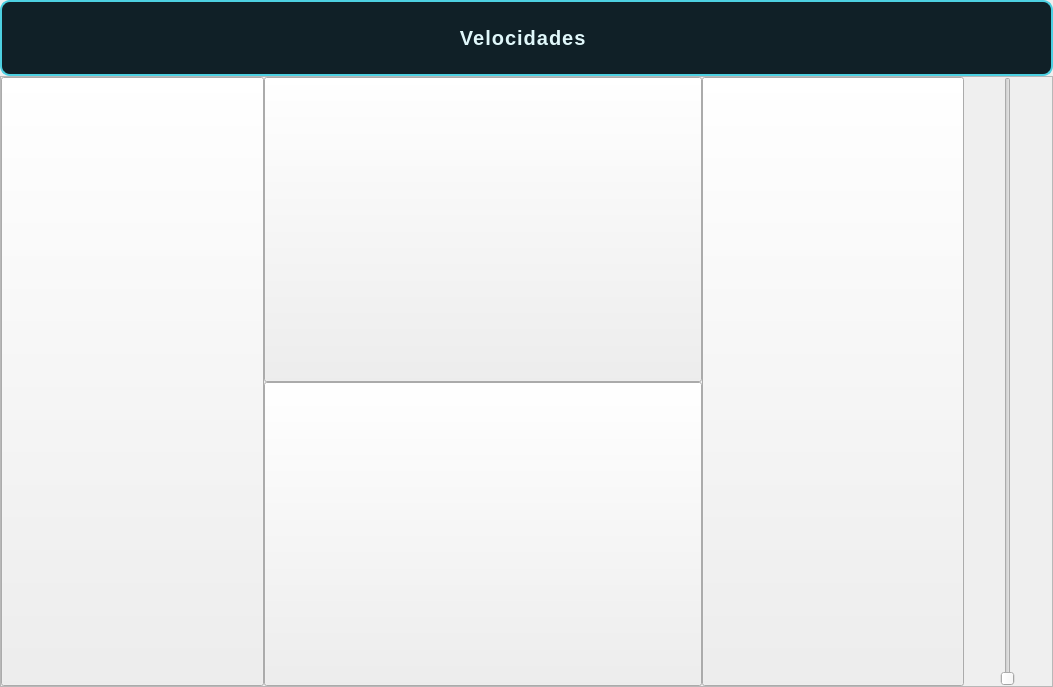
<?xml version="1.0" encoding="UTF-8"?>
<ui version="4.0">
 <class>Widget_principal</class>
 <widget class="QWidget" name="Widget_principal">
  <property name="geometry">
   <rect>
    <x>0</x>
    <y>0</y>
    <width>1053</width>
    <height>687</height>
   </rect>
  </property>
  <property name="windowTitle">
   <string>Form</string>
  </property>
  <layout class="QVBoxLayout" name="layout_principal_widget" stretch="1,8">
   <property name="spacing">
    <number>0</number>
   </property>
   <property name="leftMargin">
    <number>0</number>
   </property>
   <property name="topMargin">
    <number>0</number>
   </property>
   <property name="rightMargin">
    <number>0</number>
   </property>
   <property name="bottomMargin">
    <number>0</number>
   </property>
   <item>
    <widget class="QLabel" name="label_Widget_velocidad">
     <property name="styleSheet">
      <string notr="true">#label_Widget_velocidad {
    color: #e0f7fa;                /* Azul claro */
    background-color: #102027;     /* Azul muy oscuro */
    border: 2px solid #4dd0e1;     /* Cian brillante */
    border-radius: 10px;
    padding: 10px 15px;
    font-size: 20px;
    font-weight: bold;
    font-family: 'Segoe UI', 'Ubuntu', sans-serif;
    letter-spacing: 1px;
    qproperty-alignment: 'AlignCenter';
}</string>
     </property>
     <property name="text">
      <string>Velocidades </string>
     </property>
     <property name="alignment">
      <set>Qt::AlignCenter</set>
     </property>
    </widget>
   </item>
   <item>
    <widget class="QFrame" name="frame_contenedor_general">
     <property name="styleSheet">
      <string notr="true">QFrame {
    background-color: #0b181c;        /* Azul muy oscuro, base profunda */
    border: 2px solid #4dd0e1;        /* Borde cian brillante */
    border-radius: 12px;
    padding: 10px;
}

/* Opcional: si el frame contiene otros frames o etiquetas internas */
QFrame &gt; QLabel {
    color: #b3e5fc;
    background-color: transparent;
}

QPushButton {
    background-color: qlineargradient(
        x1:0, y1:0, x2:0, y2:1,
        stop:0 #14424b, stop:1 #0b181c
    );                                      /* Degradado frío */
    color: #e0f7fa;
    border: 2px solid #4dd0e1;
    border-radius: 10px;
    padding: 8px 14px;
    font-size: 14px;
    font-family: 'Segoe UI', 'Ubuntu', sans-serif;
    font-weight: 500;
    letter-spacing: 0.5px;
    transition: all 150ms ease-in-out;
    box-shadow: 0 0 6px rgba(77, 208, 225, 0.3);   /* Sutil resplandor */
}

QPushButton:hover {
    background-color: qlineargradient(
        x1:0, y1:0, x2:0, y2:1,
        stop:0 #1f5966, stop:1 #14424b
    );
    border: 2px solid #80deea;
    color: #ffffff;
    box-shadow: 0 0 10px rgba(128, 222, 234, 0.5); /* Más brillo */
    transform: scale(1.02);                       /* Ligero agrandamiento */
}

QPushButton:pressed {
    background-color: #0a2a33;
    border: 2px solid #00bcd4;
    color: #b2ebf2;
    box-shadow: 0 0 12px rgba(0, 188, 212, 0.6);
    transform: scale(0.98);
}

QPushButton:disabled {
    background-color: #1c313a;
    color: #607d8b;
    border: 1px solid #455a64;
    box-shadow: none;
}</string>
     </property>
     <property name="frameShape">
      <enum>QFrame::StyledPanel</enum>
     </property>
     <property name="frameShadow">
      <enum>QFrame::Raised</enum>
     </property>
     <layout class="QVBoxLayout" name="layout_contenedor_general">
      <property name="spacing">
       <number>0</number>
      </property>
      <property name="leftMargin">
       <number>0</number>
      </property>
      <property name="topMargin">
       <number>0</number>
      </property>
      <property name="rightMargin">
       <number>0</number>
      </property>
      <property name="bottomMargin">
       <number>0</number>
      </property>
      <item>
       <layout class="QHBoxLayout" name="layout_contenedor_general_botones" stretch="15,25,15,5">
        <property name="spacing">
         <number>0</number>
        </property>
        <item>
         <widget class="QPushButton" name="button_giro_antihorario">
          <property name="sizePolicy">
           <sizepolicy hsizetype="Expanding" vsizetype="Expanding">
            <horstretch>0</horstretch>
            <verstretch>0</verstretch>
           </sizepolicy>
          </property>
          <property name="styleSheet">
           <string notr="true"/>
          </property>
          <property name="text">
           <string/>
          </property>
         </widget>
        </item>
        <item>
         <layout class="QVBoxLayout" name="layout_botones_lineal" stretch="10,10">
          <property name="spacing">
           <number>0</number>
          </property>
          <item>
           <widget class="QPushButton" name="button_avanzar">
            <property name="sizePolicy">
             <sizepolicy hsizetype="Expanding" vsizetype="Expanding">
              <horstretch>0</horstretch>
              <verstretch>0</verstretch>
             </sizepolicy>
            </property>
            <property name="styleSheet">
             <string notr="true"/>
            </property>
            <property name="text">
             <string/>
            </property>
           </widget>
          </item>
          <item>
           <widget class="QPushButton" name="button_retroceder">
            <property name="sizePolicy">
             <sizepolicy hsizetype="Expanding" vsizetype="Expanding">
              <horstretch>0</horstretch>
              <verstretch>0</verstretch>
             </sizepolicy>
            </property>
            <property name="styleSheet">
             <string notr="true"/>
            </property>
            <property name="text">
             <string/>
            </property>
           </widget>
          </item>
         </layout>
        </item>
        <item>
         <widget class="QPushButton" name="button_giro_horario">
          <property name="sizePolicy">
           <sizepolicy hsizetype="Expanding" vsizetype="Expanding">
            <horstretch>0</horstretch>
            <verstretch>0</verstretch>
           </sizepolicy>
          </property>
          <property name="styleSheet">
           <string notr="true"/>
          </property>
          <property name="text">
           <string/>
          </property>
         </widget>
        </item>
        <item>
         <widget class="QSlider" name="slider_velocidad">
          <property name="sizePolicy">
           <sizepolicy hsizetype="Expanding" vsizetype="Expanding">
            <horstretch>0</horstretch>
            <verstretch>0</verstretch>
           </sizepolicy>
          </property>
          <property name="styleSheet">
           <string notr="true"/>
          </property>
          <property name="orientation">
           <enum>Qt::Vertical</enum>
          </property>
         </widget>
        </item>
       </layout>
      </item>
     </layout>
    </widget>
   </item>
  </layout>
 </widget>
 <resources/>
 <connections/>
</ui>
